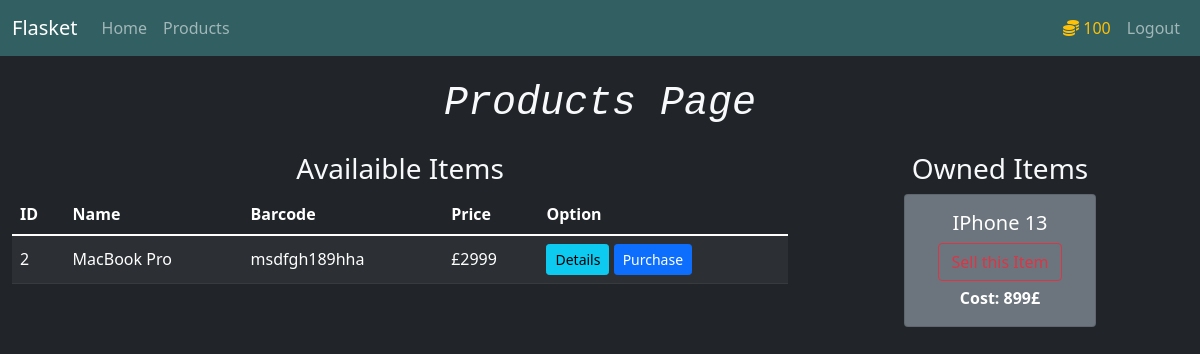
The page /products (signed in) on the database as committed earlier.
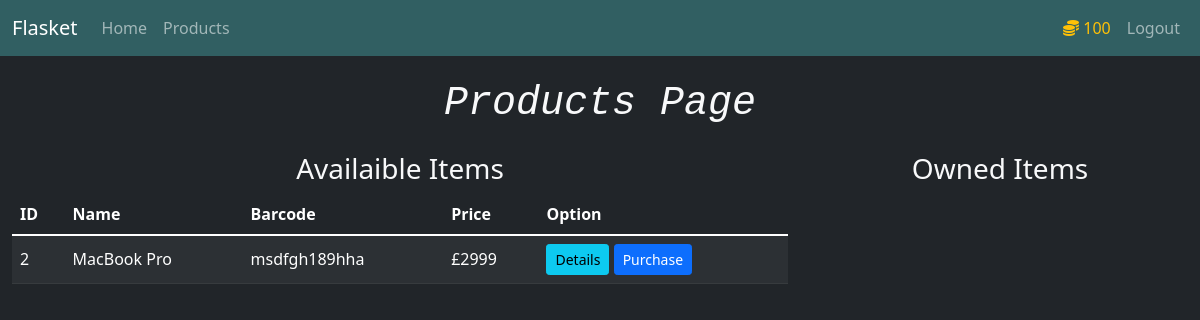
The same page on the database as committed later.
### market/models.py (models this page shows, shortened)
class User(db.Model, UserMixin):
    id = db.Column(db.Integer(), primary_key=True)
    username = db.Column(db.String(length=30), unique=True, nullable=False)
    email = db.Column(db.String(length=40), unique=True, nullable=False)
    password = db.Column(db.String(), nullable=False)
    budget = db.Column(db.Integer(), nullable=False, default=100)
    items = db.relationship('Item', backref='owned_user', lazy=True)
    @property
    def password_hash(self):
        return self.password_hash

class Item(db.Model):
    id = db.Column(db.Integer(), primary_key=True)
    name = db.Column(db.String(length=20), nullable=False, unique=True)
    price = db.Column(db.Integer(), nullable=False)
    barcode = db.Column(db.String(length=12), nullable=False, unique=True)
    description = db.Column(db.String(length=500), nullable=False, unique=True)
    owner = db.Column(db.Integer(), db.ForeignKey('user.id'))

### market/routes.py (the view, shortened to what this page needs)
@app.route('/products', methods=['GET', 'POST'])
@login_required
def products_page():
    items = Item.query.all()
    purchase_form = PurchaseForm()
    selling_form = SellForm()
    if request.method == "GET":
        items = Item.query.filter_by(owner=None)
        owned_items = Item.query.filter_by(owner=current_user.id)
        return render_template('products.html', items=items, owned_items=owned_items, purchase_form=purchase_form, selling_form=selling_form)

### market/models.py (called while the page is built)
@login_manager.user_loader
def load_user(user_id):
    return User.query.get(int(user_id))

### market/templates/products.html (shortened to what this page needs)
{% extends 'base.html' %}
{% block content %}
<h1 class="text-center fst-italic font-monospace mt-4 mb-4">Products Page</h1>
<div class="container-fluid">
    <div class="row">
        <div class="col-8">
            <h3 class="text-center">Availaible Items</h3>
            <table class="table table-hover table-dark table-striped">
                <thead>
                    <tr>
                        <th scope="col">ID</th>
                        <th scope="col">Name</th>
                        <th scope="col">Barcode</th>
                        <th scope="col">Price</th>
                        <th scope="col">Option</th>
                    </tr>
                </thead>
                <tbody>
                    {% for item in items %} {% if item %}
                    <tr class="align-middle">
                        <td>{{ item.id }}</td>
                        <td>{{ item.name }}</td>
                        <td>{{ item.barcode }}</td>
                        <td>£{{ item.price }}</td>
                        <td>
                            <button
                                class="btn btn-round btn-info btn-sm"
                                type="button"
                                data-bs-toggle="modal"
                                data-bs-target="#product-{{ item.id }}-info"
                            >
                                Details
                            </button>
                            <button
                                class="btn btn-round btn-primary btn-sm"
                                type="button"
                                data-bs-toggle="modal"
                                data-bs-target="#product-{{ item.id }}-purchase"
                            >
                                Purchase
                            </button>
                        </td>
                    </tr>
                    {% else %}
                    <tr>
                        <td colspan="4">No products availaible</td>
                    </tr>
                    {% endif %} {% endfor %}
                </tbody>
            </table>
        </div>
        <div class="col-4">
            <h3 class="text-center">Owned Items</h3>
            <div class="row">
                {% for item in owned_items %}
                <div
                    style="max-width: 12rem"
                    class="mx-auto card text-center text-white mb-3 bg-secondary"
                >
                    <div class="card-body">
                        <h5 class="card-title">{{ item.name }}</h5>
                        <button
                            type="button"
                            class="btn btn-outline-danger"
                            style="margin-bottom: 5px"
                            data-toggle="modal"
                            data-target="#product-{{ item.id }}-sell"
                        >
                        </button>
                        <p class="card-text">
                            <strong>Cost: {{ item.price }}£</strong>
                        </p>
                    </div>
                </div>
                {% endfor %}
            </div>
        </div>
    </div>
</div>
{% endblock %}

### market/templates/base.html (shortened to what this page needs)
<!DOCTYPE html>
<html lang="en">
    <head>
        <link
            href="https://cdn.jsdelivr.net/npm/bootstrap@5.1.3/dist/css/bootstrap.min.css"
            rel="stylesheet"
        />
    </head>
    <body class="bg-dark text-light">
        <nav
            class="navbar navbar-expand-md navbar-dark"
            style="background-color: #315f62"
        >
            <div class="container-fluid">
                <a class="navbar-brand" href="#">Flasket</a>
                <div class="collapse navbar-collapse" id="navbarNav">
                    <ul class="navbar-nav me-auto">
                        <li class="nav-item">
                            <a
                                class="nav-link"
                                href="{{ url_for('home_page') }}"
                            >
                                Home
                            </a>
                        </li>
                        <li class="nav-item">
                            <a
                                class="nav-link"
                                href="{{ url_for('products_page') }}"
                                >Products
                            </a>
                        </li>
                    </ul>
                    {% if current_user.is_authenticated %}
                    <ul class="navbar-nav">
                        <li class="nav-item">
                            <a class="nav-link text-warning" href="">
                                <i class="fas fa-coins"></i>
                                {{ current_user.budget }}
                            </a>
                        </li>
                        <li class="nav-item">
                            <a
                                class="nav-link"
                                href="{{ url_for('logout_page') }}"
                                >Logout</a
                            >
                        </li>
                    </ul>
                    {% endif %}
                </div>
            </div>
        </nav>
        {% block content %} {% endblock %}
    </body>
</html>

Rows that differ between the two databases and show on the page:
no longer on this page (row edited): Item: name "IPhone 13", price "899", shown under "Owned Items"
